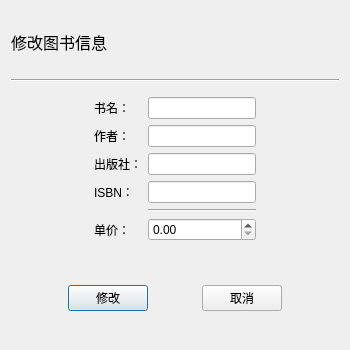
<?xml version="1.0" encoding="UTF-8"?>
<ui version="4.0">
 <class>book_change</class>
 <widget class="QDialog" name="book_change">
  <property name="geometry">
   <rect>
    <x>0</x>
    <y>0</y>
    <width>350</width>
    <height>350</height>
   </rect>
  </property>
  <property name="minimumSize">
   <size>
    <width>350</width>
    <height>350</height>
   </size>
  </property>
  <property name="maximumSize">
   <size>
    <width>350</width>
    <height>350</height>
   </size>
  </property>
  <property name="windowTitle">
   <string>修改信息</string>
  </property>
  <property name="windowIcon">
   <iconset resource="src/src.qrc">
    <normaloff>:/icon/icons/icons8-edit-96.png</normaloff>:/icon/icons/icons8-edit-96.png</iconset>
  </property>
  <layout class="QGridLayout" name="gridLayout">
   <item row="0" column="0">
    <spacer name="verticalSpacer">
     <property name="orientation">
      <enum>Qt::Vertical</enum>
     </property>
     <property name="sizeHint" stdset="0">
      <size>
       <width>20</width>
       <height>40</height>
      </size>
     </property>
    </spacer>
   </item>
   <item row="1" column="0">
    <widget class="QLabel" name="label">
     <property name="font">
      <font>
       <family>Microsoft YaHei</family>
       <pointsize>12</pointsize>
      </font>
     </property>
     <property name="text">
      <string>修改图书信息</string>
     </property>
    </widget>
   </item>
   <item row="3" column="0">
    <spacer name="verticalSpacer_2">
     <property name="orientation">
      <enum>Qt::Vertical</enum>
     </property>
     <property name="sizeHint" stdset="0">
      <size>
       <width>20</width>
       <height>40</height>
      </size>
     </property>
    </spacer>
   </item>
   <item row="4" column="0">
    <widget class="Line" name="line">
     <property name="orientation">
      <enum>Qt::Horizontal</enum>
     </property>
    </widget>
   </item>
   <item row="6" column="0">
    <widget class="QWidget" name="widget" native="true">
     <layout class="QGridLayout" name="gridLayout_2">
      <item row="3" column="2">
       <widget class="QLineEdit" name="lineEdit_4"/>
      </item>
      <item row="4" column="2">
       <widget class="Line" name="line_2">
        <property name="orientation">
         <enum>Qt::Horizontal</enum>
        </property>
       </widget>
      </item>
      <item row="2" column="3">
       <spacer name="horizontalSpacer_2">
        <property name="orientation">
         <enum>Qt::Horizontal</enum>
        </property>
        <property name="sizeHint" stdset="0">
         <size>
          <width>40</width>
          <height>20</height>
         </size>
        </property>
       </spacer>
      </item>
      <item row="0" column="2">
       <widget class="QLineEdit" name="lineEdit"/>
      </item>
      <item row="5" column="1">
       <widget class="QLabel" name="label_6">
        <property name="text">
         <string>单价：</string>
        </property>
       </widget>
      </item>
      <item row="1" column="1">
       <widget class="QLabel" name="label_3">
        <property name="text">
         <string>作者：</string>
        </property>
       </widget>
      </item>
      <item row="0" column="1">
       <widget class="QLabel" name="label_2">
        <property name="text">
         <string>书名：</string>
        </property>
       </widget>
      </item>
      <item row="2" column="2">
       <widget class="QLineEdit" name="lineEdit_3"/>
      </item>
      <item row="2" column="1">
       <widget class="QLabel" name="label_4">
        <property name="text">
         <string>出版社：</string>
        </property>
       </widget>
      </item>
      <item row="2" column="0">
       <spacer name="horizontalSpacer">
        <property name="orientation">
         <enum>Qt::Horizontal</enum>
        </property>
        <property name="sizeHint" stdset="0">
         <size>
          <width>40</width>
          <height>20</height>
         </size>
        </property>
       </spacer>
      </item>
      <item row="5" column="2">
       <widget class="QDoubleSpinBox" name="doubleSpinBox">
        <property name="maximum">
         <double>9999999.990000000223517</double>
        </property>
       </widget>
      </item>
      <item row="3" column="1">
       <widget class="QLabel" name="label_5">
        <property name="text">
         <string>ISBN：</string>
        </property>
       </widget>
      </item>
      <item row="1" column="2">
       <widget class="QLineEdit" name="lineEdit_2"/>
      </item>
     </layout>
    </widget>
   </item>
   <item row="7" column="0">
    <spacer name="verticalSpacer_3">
     <property name="orientation">
      <enum>Qt::Vertical</enum>
     </property>
     <property name="sizeHint" stdset="0">
      <size>
       <width>20</width>
       <height>40</height>
      </size>
     </property>
    </spacer>
   </item>
   <item row="8" column="0">
    <widget class="QWidget" name="widget_2" native="true">
     <layout class="QHBoxLayout" name="horizontalLayout">
      <item>
       <spacer name="horizontalSpacer_3">
        <property name="orientation">
         <enum>Qt::Horizontal</enum>
        </property>
        <property name="sizeHint" stdset="0">
         <size>
          <width>40</width>
          <height>20</height>
         </size>
        </property>
       </spacer>
      </item>
      <item>
       <widget class="QPushButton" name="pushButton">
        <property name="text">
         <string>修改</string>
        </property>
       </widget>
      </item>
      <item>
       <spacer name="horizontalSpacer_4">
        <property name="orientation">
         <enum>Qt::Horizontal</enum>
        </property>
        <property name="sizeHint" stdset="0">
         <size>
          <width>40</width>
          <height>20</height>
         </size>
        </property>
       </spacer>
      </item>
      <item>
       <widget class="QPushButton" name="pushButton_2">
        <property name="text">
         <string>取消</string>
        </property>
       </widget>
      </item>
      <item>
       <spacer name="horizontalSpacer_5">
        <property name="orientation">
         <enum>Qt::Horizontal</enum>
        </property>
        <property name="sizeHint" stdset="0">
         <size>
          <width>40</width>
          <height>20</height>
         </size>
        </property>
       </spacer>
      </item>
     </layout>
    </widget>
   </item>
   <item row="9" column="0">
    <spacer name="verticalSpacer_4">
     <property name="orientation">
      <enum>Qt::Vertical</enum>
     </property>
     <property name="sizeHint" stdset="0">
      <size>
       <width>20</width>
       <height>40</height>
      </size>
     </property>
    </spacer>
   </item>
  </layout>
 </widget>
 <resources>
  <include location="src/src.qrc"/>
 </resources>
 <connections/>
</ui>
